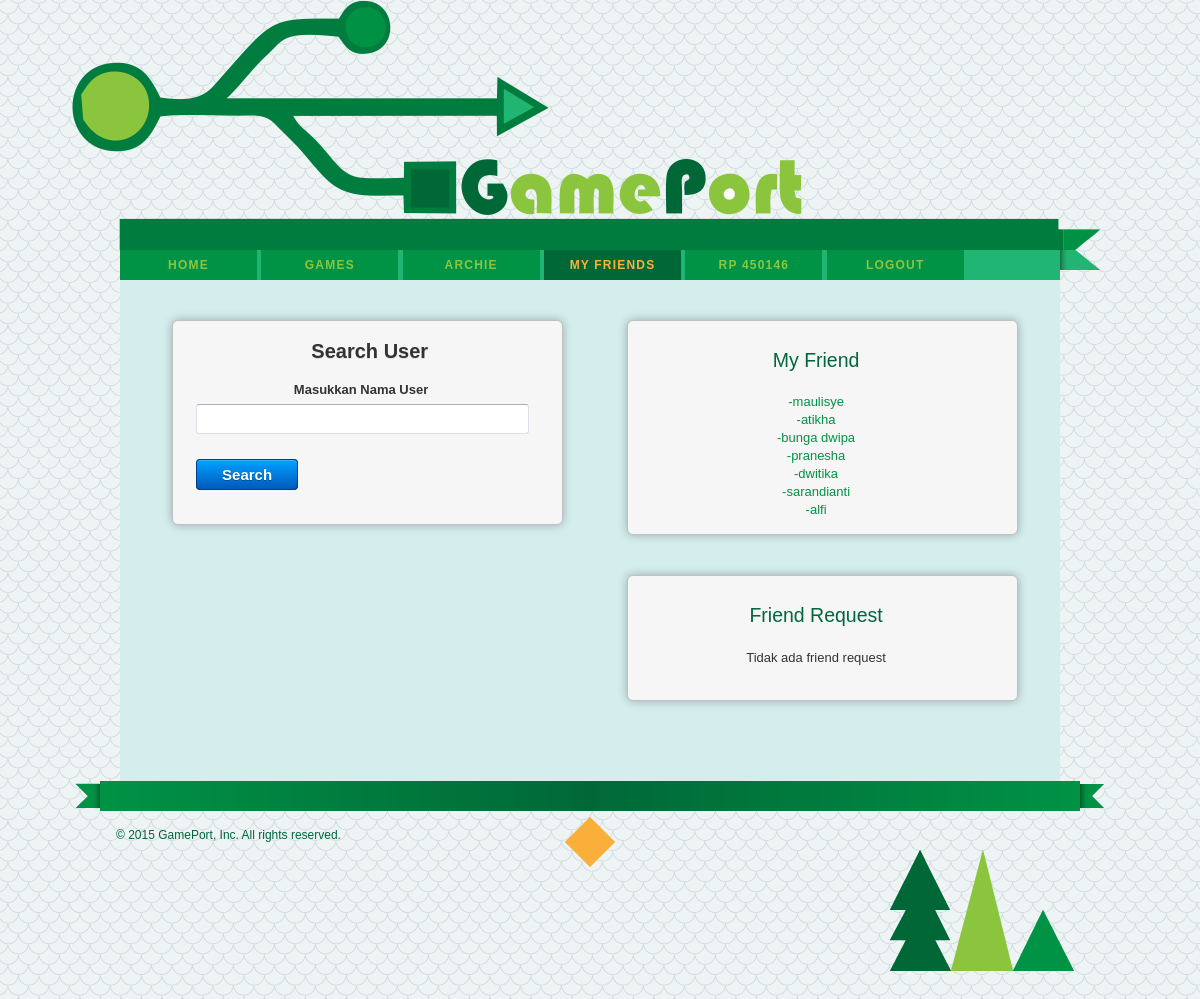
The app's page /friend.php (signed in) with its own data.
### tables this page shows
CREATE TABLE IF NOT EXISTS `user` (
  `iduser` int(5) NOT NULL,
  `nama` varchar(30) NOT NULL,
  `username` varchar(30) NOT NULL,
  `password` varchar(30) NOT NULL,
  `saldo` decimal(8,0) NOT NULL DEFAULT '0'
);

CREATE TABLE IF NOT EXISTS `teman` (
  `iduser` int(5) NOT NULL,
  `idteman` int(5) NOT NULL,
  `status` varchar(10) NOT NULL DEFAULT 'Pending'
);

### friend.php (the view, shortened to what this page needs)
<?php
if (isset($_SESSION["member_login"])) {
    $connect = new mysqli("localhost", "root", "", "gameport");
    $id_lihat = $_SESSION["member_login"];
    $call_loggedin_member = $connect->query("SELECT * FROM user WHERE iduser=" . $id_lihat);
    $fetch_member = $call_loggedin_member->fetch_assoc();
    ?>
    <!DOCTYPE html>
    <html>
        <head>
            <link rel="stylesheet" href="stylesheets/default.css" />
            <link rel="stylesheet" type="text/css" href="theme/default/css/default.css" id="theme" />
        </head>
        <body>
            <header>
                <div id="logoTxt">
                </div>
            </header>
            <section id="mainRight" class="clear">
                <nav>
                    <ul>
                        <li><a href="home.php">Home</a></li>
                        <li><a href="mygames.php" >Games</a></li>
                        <li><a href="profile.php"><?php echo $fetch_member["username"]; ?></a></li>
                        <li><a href="friend.php" class="selected">My Friends</a></li>
                        <li><a href="topup.php">Rp <?php echo $fetch_member["saldo"]; ?></a></li>
                        <li><a href="logout.php">Logout</a></li>
                    </ul>
                </nav>
                <section class="columns clear">
                    <div class="colLeft">
                        <form class="fb-toplabel fb-100-item-column selected-object" id="docContainer"
                              action="friend.php" enctype="multipart/form-data" method="post"
                              data-form="preview">
                            <div class="fb-form-header" id="fb-form-header1" style="min-height: 0px;">
                            </div>
                            <div class="section" id="section1">
                                <div class="column ui-sortable" id="column1">
                                    <div class="fb-item fb-100-item-column" id="item1">
                                        <div class="fb-header fb-item-alignment-center">
                                            <h2 style="display: inline;">
                                                Search User
                                            </h2>
                                        </div>
                                    </div>
                                    <div class="fb-item fb-100-item-column" id="item2">
                                        <div class="fb-grouplabel">
                                            <label id="item2_label_0" style="display: inline;">Masukkan Nama User</label>
                                        </div>
                                        <div class="fb-input-box">
                                            <input name="namauser" id="item2_text_1" type="text" maxlength="254" placeholder=""
                                                   autocomplete="off" data-hint="" required=""/>
                                        </div>
                                    </div>
                                </div>
                            </div>
                            <div class="fb-item-alignment-left fb-footer" id="fb-submit-button-div"
                                 style="min-height: 0px;">
                                <input class="fb-button-special" id="fb-submit-button" type="submit" data-regular="url('file:///C:/Users/Archisdiningrat/AppData/Local/Temp/FormBuilder/theme/default/images/btn_submit.png')"
                                       value="Search" />
                            </div>
                        </form>
                    </div>
                    <div class="colRight">
                        <form class="fb-toplabel fb-100-item-column selected-object" id="docContainer"
                              action="" enctype="multipart/form-data" method="post" novalidate="novalidate"
                              data-form="preview">
                            <div class="fb-form-header" id="fb-form-header1" style="min-height: 0px;">
                            </div>
                            <div class="section" id="section1">
                                <div class="column ui-sortable" id="column1">
                                    <div class="fb-item fb-100-item-column" id="item2">
                                        <div class="fb-input-box">
                                            <p>My Friend</p>
                                            <br>
                                            <?php
                                            $call_all_data = $connect->query("SELECT * FROM teman where iduser = '" . $id_lihat . "' and status = 'Berteman'");
                                            if ($call_all_data->num_rows >= 1) {
                                            while ($fetch_all_data = $call_all_data->fetch_assoc()) {
                                                $call_teman = $connect->query("SELECT * FROM user WHERE iduser=" . $fetch_all_data["idteman"]);
                                                $fetch_teman = $call_teman->fetch_assoc();
                                                echo "<tr>";
                                                echo "<td><a href='profile.php?profile=" . $fetch_teman["iduser"] . "'>-" . $fetch_teman["nama"] . "</a><br></td>";
                                                echo "</tr>";
                                            }
                                            }else{
                                            echo 'Anda tidak memiliki teman';
                                            echo '<br>';
                                            echo '<br>';
                                            }
                                            ?>
                                        </div>
                                    </div>
                                </div>
                            </div>
                        </form>
                        <form class="fb-toplabel fb-100-item-column selected-object" id="docContainer"
                              action="" enctype="multipart/form-data" method="post" novalidate="novalidate"
                              data-form="preview">
                            <div class="fb-form-header" id="fb-form-header1" style="min-height: 0px;">
                            </div>
                            <div class="section" id="section1">
                                <div class="column ui-sortable" id="column1">
                                    <div class="fb-item fb-100-item-column" id="item2">
                                        <div class="fb-input-box">
                                            <p>Friend Request</p>
                                            <br>
                                            <?php
                                            $call_all_data = $connect->query("SELECT * FROM teman where status = 'Pending' and idteman = " . $id_lihat);
                                            if ($call_all_data->num_rows >= 1) {
                                            while ($fetch_all_data = $call_all_data->fetch_assoc()) {
                                                $call_user = $connect->query("SELECT * FROM user WHERE iduser=" . $fetch_all_data["iduser"]);
                                                $fetch_user = $call_user->fetch_assoc();
                                                echo "<tr>";
                                                echo "<td>Nama user : " . $fetch_user["nama"] . "<br></td>";
                                                echo "<td>ID user   : " . $fetch_user["iduser"] . "<br></td>";
                                                echo "<td><a href='do_confirmfriend.php?profile=" . $fetch_all_data["iduser"] . "'>Accept Friend Request</a><br></td>";
                                                echo "<td><a href='do_declinefriend.php?profile=" . $fetch_all_data["iduser"] . "'>Decline Friend Request</a><br><br></td>";
                                                echo "</tr>";
                                            }
                                            }else{
                                                echo "Tidak ada friend request";
                                                echo"<br>";echo"<br>";
                                            }
                                            ?>
                                        </div>
                                    </div>
                                </div>
                            </div>
                        </form>
                </section>
                <footer>
                    <p>&copy; 2015 GamePort, Inc. All rights reserved.</p>
                </footer>
            </section>
        </body>
    </html>
    <?php
} else {
    header("location:index.php");
    exit();
}
?>

### stylesheets/default.css (style rules this page uses)
html, body, div, span, applet, object, iframe, h1, h2, h3, h4, h5, h6, p, blockquote, pre, a, abbr, acronym, address, big, cite, code, del, dfn, em, font, img, ins, kbd, q, s, samp, small, strike, strong, sub, sup, tt, var, b, u, i, center, dl, dt, dd, ol, ul, li, fieldset, form, label, legend, table, caption, tbody, tfoot, thead, tr, th, td { margin: 0; padding: 0; border: 0; outline: 0; font-size: 100%; vertical-align: baseline; background: transparent; }
body { line-height: 1; }
ol, ul { list-style: none; }
header, footer, aside, nav, article, section { display: block; margin: 0; padding: 0; }
.clear:after { content: "."; display: block; height: 0; clear: both; visibility: hidden; }
html { font-size: 16px; }
body { color: #333; font: 75%/1.5em Helvetica, Arial, sans-serif; }
h1, h2, h3, h4, h5, h6 { color: #FFF; font: 1.9em/1em Helvetica, Arial, sans-serif; }
h2 { color: #FFF; }
p { color: #00663d; font-family: Helvetica, Arial, sans-serif; font-size: 150%; line-height: 1.5em; text-align: center; }
ul { list-style: disc; color: #FFF; font-size: 1.0em; font-weight: normal; line-height: 1.3em; }
a { color: #009245; text-decoration: none; }
h1, h2, h3, h4, h5, h6 { padding-bottom: 3px !important; }
p { margin-right: 10px; padding: 5px 0; }
ul, ol { margin-left: 25px; padding-left: 0; }
li { margin-bottom: 15px; margin-left: 15px; }
p, dl, hr, h1, h2, h3, h4, h5, h6, ol, ul, pre, table, address, fieldset { margin-bottom: 10px; }
html { background: url(../images/background.png) repeat; background-color: #32423E; text-align: center; }
body { background: none; margin-bottom: 20px; width: 960px; margin: 0 auto; border: none; }
#logoTxt { background-repeat: no-repeat; background-position:left; width: 100%; height: 165px; border: none; margin-bottom: 20px; }
header { height: 250px; background-image: url(../images/head_img.png); background-repeat:no-repeat; width: 1028px; border: none; left:-48px; position:relative; }
nav ul { background: url(../images/nav_bar.png) no-repeat; list-style: none; width: 980px; height: 30px; margin: 0; text-align: left; border: none; }
nav ul li { display: inline-block; margin:0px 1px 0px 0px; padding: 0px 0 0px 0; border: none; }
nav ul li a { display:inline-block; color: #8cc63f; background: url(../images/button_reg.png); font-size: 1em; font-weight: bold; text-align:center; letter-spacing: 0.1em; padding: 8px 6px 0px 6px; text-transform: uppercase; width:125px; height:22px; }
nav ul li a.selected { color: #fbb03b; background: url(../images/button_sel.png); }
#mainRight, #mainRight2 { margin-top: 0px; width: 1028px; text-align: left; }
.columns { background: #d4eded; display: block; width: 940px; text-align:center; padding-bottom:40px; }
.colLeft { float: left; width: 435px; border: none; padding-left:30px; }
.colRight { float: right; width: 435px; padding-right:20px; }
footer { clear: both; background: url(../images/foot_bkgd.png) no-repeat; padding-top: 10px; height: 190px; width:1028px; border: none; left:-44px; position:relative; }
footer p { float:left; margin-top:30px; padding-left:40px; font-size: 1em; color: #00663D; border: none; }

### records on screen
user: username "ARCHIE", saldo "450146"
teman: idteman.nama "maulisye"
teman: idteman.nama "atikha"
teman: idteman.nama "bunga dwipa"
teman: idteman.nama "pranesha"
teman: idteman.nama "dwitika"
teman: idteman.nama "sarandianti"
teman: idteman.nama "alfi"
